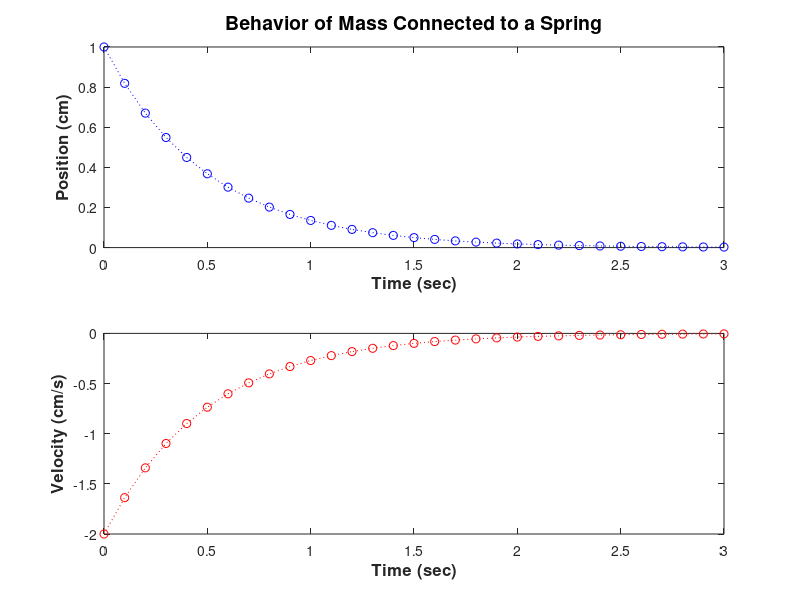

Here is the MATLAB script that generated this plot:
clear; clc;
t1 = -1:0.4:1.4;
t2 = linspace(0,12,9);
%%
clear;clc;
t = -4:0.5:6;
y = t.^4 - 3.5*t.^3 - 7.5*t.^2 + 17*t + 20;
plot(t,y,'ro:');
%%
clear;clc;
t = 0:0.5:10;
C = exp(-0.4*t);
plot(t,C,'bo:');hold on;

xlabel('\bfTime (sec)','FontSize',12);
ylabel('\bfConcentration (M)','FontSize',12);
title('\bfHydrogen Peroxide Decomposition','FontSize',14);
%%
clear;clc;
t = 0:0.0001:0.02;
y = sin(2*pi*(250)*t);
plot(t,y,'go:');

xlabel('\bfTime (sec)','FontSize',12);
%%
%Dampening Motion(
clear;clc;
t = 0:0.1:3;
p =  exp(-2*t).*(cos(2*pi*(10)*t));
v = ((-2*exp(-2*t)).*(cos(2*pi*(10)*t)))-((20*pi*exp(-2*t)).*(sin(2*pi*(10)*t)));
subplot(2,1,1);
plot(t,p,'bo:');hold on;
xlabel('\bfTime (sec)','FontSize',12);
ylabel('\bfPosition (cm)','FontSize',12);
title('\bfBehavior of Mass Connected to a Spring','FontSize',14);
subplot(2,1,2);
plot(t,v,'ro:');hold on;
xlabel('\bfTime (sec)','FontSize',12);
ylabel('\bfVelocity (cm/s)','FontSize',12);
